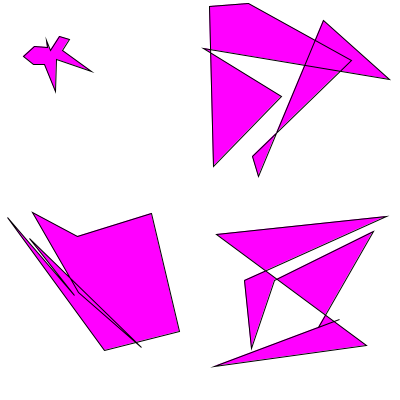
Frame 1 (no input)
Frame 60 (the mouse pressed at the canvas centre just before this capture): identical to frame 1, image omitted
Frame 120 (the mouse held since frame 60 and released just before this capture): identical to frame 1, image omitted

The Processing sketch that drew this single still picture (run headless with seeded random() and noise(); from frame 60 on, the mouse is pressed at the canvas centre):

// Processing sketch: PathShapeDriver
// ── PathShapeDriver.pde
PathShape[] shapes;

void setup() {
  size(400, 400);
  shapes = new PathShape[4];
  makeShapes();
  drawShapes();
}//setup

 void draw() {
   background(255);
   drawShapes();
 }//draw


void makeShapes() {
  int shapeSize = 200;
  shapes[0] = new Polygon();
  shapes[1] = new PathShape(10, shapeSize, 0, shapeSize);
  shapes[2] = new PathShape(10, 0, shapeSize, shapeSize);
  shapes[3] = new PathShape(10, shapeSize, shapeSize, shapeSize);
}//makeShapes

void drawShapes() {
  for (int s=0; s < shapes.length; s++) {
    shapes[s].display();
  }
}//drawShapes

void keyPressed() {
  if (key == ' ') {
    makeShapes();
  }
}//keypressed

// ── PathShape.pde
class PathShape {

  ArrayList<PVector> points;
  int numPoints;
  PVector corner;
  int shapeSize;
  color inside;

  PathShape() {
    this(int(random(3, 20)), 0, 0, 100);
  }

  PathShape(int np, int cx, int cy, int ss) {
    numPoints = np;
    corner = new PVector(cx, cy);
    shapeSize = ss;
    inside = color(255, 0, 255);
    points = new ArrayList<PVector>();
    makeRandomShape();
  }



  void makeRandomShape() {
    for (int p=0; p < numPoints; p++) {
      points.add( makeRandomPoint() );
    }
  }//makePoints

  void display() {
    fill(inside);
    beginShape();
    for (int p=0; p < numPoints; p++) {
      vertex(points.get(p).x, points.get(p).y);
    }//loop over vertices
    endShape(CLOSE);
    fill(255, 255, 0);
  }//display

  PVector makeRandomPoint() {
    PVector newPoint = new PVector();
    newPoint.x = int(random(shapeSize)) + corner.x;
    newPoint.y = int(random(shapeSize)) + corner.y;
    return newPoint;
  }//makeRandomPoint

  String toString() {
    return "Shape: " + numPoints;
  }

  String oldToString() {
    return super.toString();
  }

}//PathShape

// ── Polygon.pde
class Polygon extends PathShape {

  PVector center;
  int radius;


  void makeRandomShape() {

    radius = shapeSize/2;
    center = new PVector(corner.x + radius, corner.y + radius);

    for(int p=0; p < numPoints; p++) {
      float theta = radians((float(p)/numPoints) * 360);
      int r = int(random(radius));
      int x = int(r * cos(theta) + center.x);
      int y = int(r * sin(theta) +  center.y);
      points.add(new PVector(x, y));
    }//generate points loop
  }//makeRandomShape

}//Polygon
